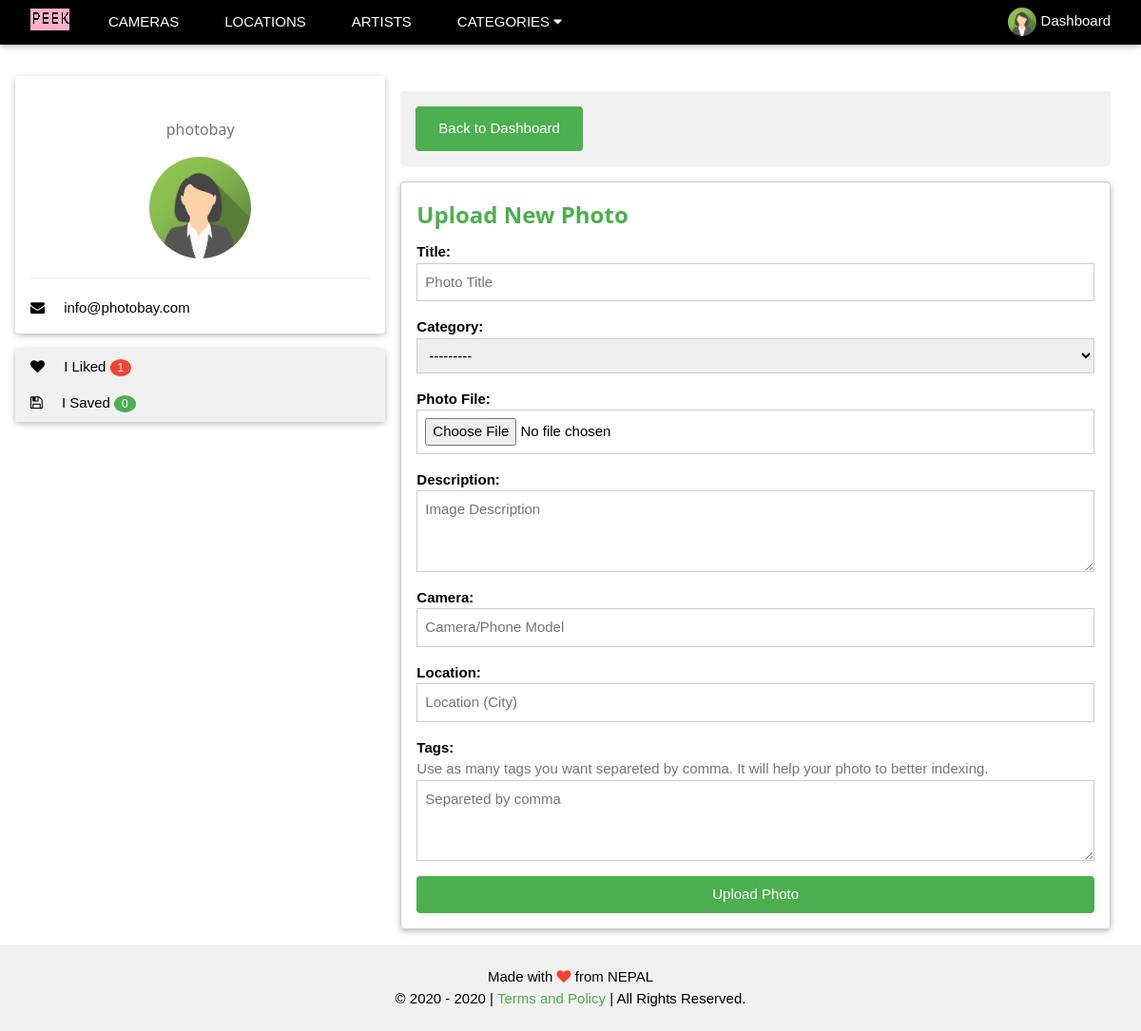
/dashboard/upload/ (signed in), run on an earlier commit of the app's database.
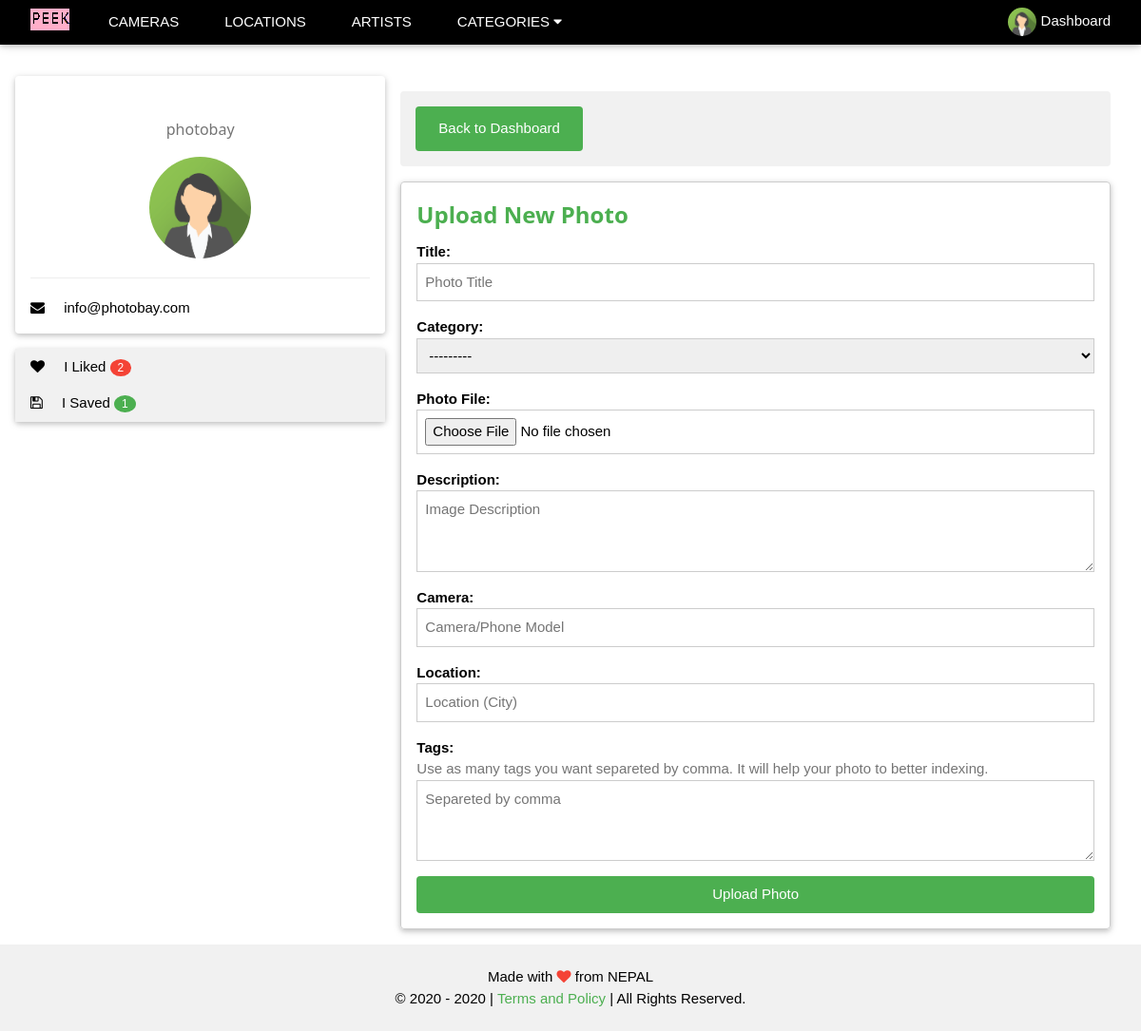
And on a later commit of the database.
### users/models.py (models this page shows)
class UserProfile(AbstractUser):
    first_name = models.CharField(max_length=254)
    last_name = models.CharField(max_length=254)
    email = models.EmailField(max_length=254, unique=True)
    profile_picture = models.ImageField(blank=True, upload_to=upload_image_path)
    profession = models.CharField(max_length=254, blank=True)
    address = models.CharField(max_length=254, blank=True)
    dob = models.DateField(blank=True, null=True)
    donate = models.CharField(max_length=254, blank=True)
    fb_username = models.CharField(max_length=254, blank=True)
    tw_username = models.CharField(max_length=254, blank=True)
    in_username = models.CharField(max_length=254, blank=True)

### users/views.py (the view, shortened to what this page needs)
# urls.py: path('upload/', upload_page_view, name='upload'),
@login_required() #completed
def upload_page_view(request):
    form = UploadForm(request.POST or None, request.FILES or None)
    return render(request, 'users/upload_edit.html', {'form' : form, 'head' : 'Upload New Photo', 'button' : 'Upload Photo'})

### photos/context_processors.py (called while the page is built)
def category(request):
    cats = Category.objects.all().order_by('category')
    return {'cat_menu' : cats}

### photos/models.py (called while the page is built)
    def __str__(self):
        p_name = self.title[:10]
        p_user = self.user.username
        p_str = f'{p_name} - {p_user}'
        return p_str

    def __str__(self):
        return self.category

### templates/users/upload_edit.html (shortened to what this page needs)
{% extends 'base.html' %} {% load static %}
{% block content %}
<div class="w3-container w3-content" style="max-width:1400px;margin-top:80px">
  {% include 'users/sidebar.html' %}
  <div class="w3-col s12 m12 l8">
    <div class="w3-container w3-round w3-light-grey w3-margin">
      <a href="{% url 'dashboard' %}" class="w3-button w3-section w3-hover-red w3-mobile w3-round w3-padding-large w3-green">Back to Dashboard</a>
    </div>
    <div class="w3-container w3-section">
      <div class="w3-card w3-round w3-border">
          <form class="w3-container" method="post" action="." enctype="multipart/form-data">
              <div class="w3-section">
                  <h3 class="w3-text-green"><strong>{{ head }}</strong></h3>
                  {% for form_field in form %}
                      <strong>{{ form_field.label_tag }}</strong>
                      {% if form_field.help_text %}
                          <div class="w3-text-gray">{{ form_field.help_text|safe }}</div>
                      {% endif %}
                      {{ form_field }}
                  {% endfor %}
                  <button class="w3-button w3-block w3-green w3-section w3-hover-red w3-padding w3-round" type="submit">{{ button }}</button>
              </div>
          </form>
      </div>
      </div>
  </div>
</div>
{% endblock %}

### templates/users/sidebar.html (shortened to what this page needs)
{% load static %}
<div class="w3-col s12 m12 l4">
  <div class="w3-container w3-card w3-round">
    <h4 class="w3-center">{{ request.user.first_name }} {{ request.user.last_name }}<br><small class="w3-text-grey">{{ request.user.username }}</small></h4>
    {% if request.user.profile_picture %}
      <p class="w3-center"><img src="{{ request.user.profile_picture.url }}" class="w3-circle" style="width:30%"></p>
    {% else %}
      <p class="w3-center"><img src="{% static 'images/user_blank.png' %}" class="w3-circle" style="width:30%"></p>
    {% endif %}
    <hr/>
    <p><i class="fa fa-envelope w3-margin-right"></i> {{ request.user.email }}</p>
  </div>
  <div class="w3-card w3-round w3-section">
    <button style="outline:none;" onclick="user_acc('liked')" class="w3-button w3-block w3-left-align w3-light-grey"><i class="fa fa-heart w3-margin-right"></i> I Liked <span class="w3-circle w3-small w3-badge w3-red">{{ request.user.like_set.count }}</span></button>
    <button style="outline:none;" onclick="user_acc('saved')" class="w3-button w3-block w3-left-align w3-light-grey"><i class="fa fa-save w3-margin-right"></i> I Saved <span class="w3-circle w3-small w3-badge w3-green">{{ request.user.save_set.count }}</span></button>
  </div>
</div>

What changed in the data, as far as the page shows it:
changed UserProfile "photobay": user.like_set.count "1" → "2"; user.save_set.count "0" → "1"
